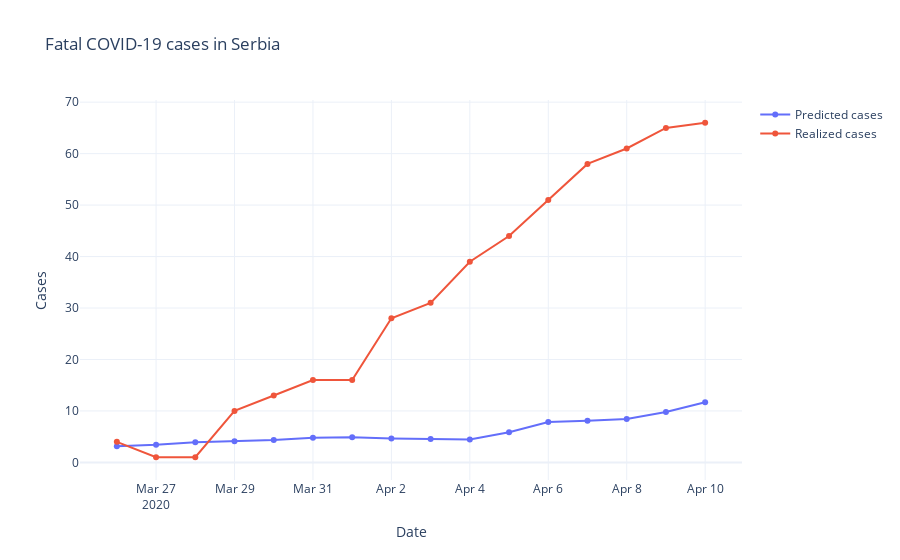

Notebook source saved alongside this figure:
### Code cell
fig = go.Figure()

Serbia_predicted = res['Serbia']
Serbia_real = real['Serbia']

Serbia_predicted.values
fig.add_trace(go.Scatter(x = dates, y = Serbia_predicted.values, name = "Predicted cases"))
fig.add_trace(go.Scatter(x = dates, y = Serbia_real.values, name = "Realized cases"))
fig.update_layout(title = "Fatal COVID-19 cases in Serbia",
                  xaxis_title = "Date",
                  yaxis_title = "Cases")
fig.layout.template = 'plotly_white'
fig.show()

### Figure 1 — Plotly figure (JSON) as saved in the notebook; plotly's stock layout.template omitted (floating-point values rounded to 4 significant figures)
{"data": [{"name": "Predicted cases", "type": "scatter", "x": ["2020-03-26", "2020-03-27", "2020-03-28", "2020-03-29", "2020-03-30", "2020-03-31", "2020-04-01", "2020-04-02", "2020-04-03", "2020-04-04", "2020-04-05", "2020-04-06", "2020-04-07", "2020-04-08", "2020-04-09", "2020-04-10"], "y": [3.14, 3.415, 3.917, 4.116, 4.339, 4.806, 4.901, 4.648, 4.558, 4.473, 5.863, 7.849, 8.102, 8.419, 9.79, 11.7]}, {"name": "Realized cases", "type": "scatter", "x": ["2020-03-26", "2020-03-27", "2020-03-28", "2020-03-29", "2020-03-30", "2020-03-31", "2020-04-01", "2020-04-02", "2020-04-03", "2020-04-04", "2020-04-05", "2020-04-06", "2020-04-07", "2020-04-08", "2020-04-09", "2020-04-10"], "y": [4, 1, 1, 10, 13, 16, 16, 28, 31.0, 39, 44, 51, 58.0, 61, 65, 66]}], "layout": {"title": {"text": "Fatal COVID-19 cases in Serbia"}, "xaxis": {"title": {"text": "Date"}}, "yaxis": {"title": {"text": "Cases"}}}}
